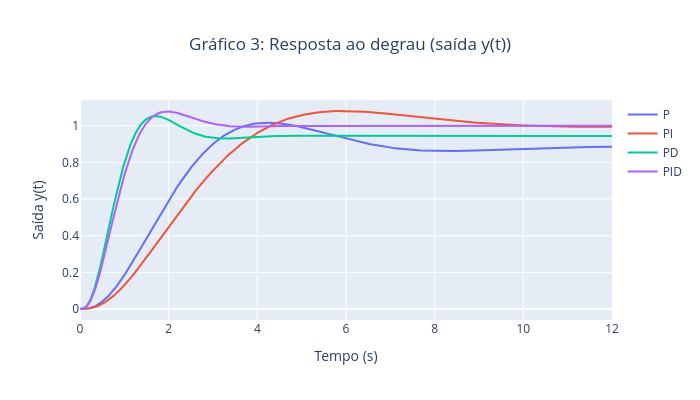

The cell this chart's notebook holds for it:
### Markdown cell above
Quando aumentamos o valor de N, o polo do filtro passa-baixa ($-\frac{N}{T_D}$) é deslocado para frequências mais altas no plano complexo. Matematicamente, a parcela $\frac{T_D s}{1 + \frac{T_D}{N}s}$ tende a se comportar cada vez mais como uma derivada pura ($T_D s$). Portanto, aumentar o valor de N faz com que a resposta do controlador PID implementável se aproxime da resposta teórica (PID Ideal), reduzindo o erro entre eles

### Code cell
# @title Parte 2b: Cancelamento de polos

s = control.TransferFunction.s

# -------------------------------
# Planta
# -------------------------------
P = 1/((1+10*s)*(1+s)*(1+0.2*s))

# -------------------------------
# Controladores (Estrutura de Cancelamento)
# -------------------------------
Cp   = 1
Cpi  = (1+10*s)/(10*s)
Cpd  = (1+s)/(1+0.2*s)
Cpid = Cpi*Cpd

# -------------------------------
# Ajuste de ganho (Margem de Fase ≈ 60°)
# -------------------------------
def ajusta_k(C, P):
    L = C*P
    mag, phase, omega = control.bode(L, plot=False)
    phase = np.degrees(phase)
    # Procuramos a fase de -120° para ter margem de 60° (-180 + 60)
    alvo = -120
    idx = np.argmin(np.abs(phase - alvo))
    return 1/mag[idx]

kp   = ajusta_k(Cp, P)
kpi  = ajusta_k(Cpi, P)
kpd  = ajusta_k(Cpd, P)
kpid = ajusta_k(Cpid, P)

# Aplicando os ganhos calculados
Cp   *= kp
Cpi  *= kpi
Cpd  *= kpd
Cpid *= kpid

# -------------------------------
# Malhas Fechadas (Saída T e Esforço U)
# -------------------------------
Lp   = Cp*P
Lpi  = control.minreal(Cpi*P)
Lpd  = control.minreal(Cpd*P)
Lpid = control.minreal(Cpid*P)

Tp   = control.feedback(Lp, 1)
Tpi  = control.feedback(Lpi, 1)
Tpd  = control.feedback(Lpd, 1)
Tpid = control.feedback(Lpid, 1)

Up   = Cp/(1+Lp)
Upi  = Cpi/(1+Lpi)
Upd  = Cpd/(1+Lpd)
Upid = Cpid/(1+Lpid)

# Vetor de Tempo para simulação
t = np.linspace(0, 12, 2000)

# -------------------------------
# GRÁFICO 1: Resposta ao degrau y(t)
# -------------------------------
fig1 = go.Figure()

for T, nome in zip([Tp, Tpi, Tpd, Tpid], ['P','PI','PD','PID']):
    t_out, y = control.step_response(T, t)
    fig1.add_trace(go.Scatter(x=t_out, y=y, mode='lines', name=nome))

fig1.update_layout(
    title=dict(text='Gráfico 3: Resposta ao degrau (saída y(t))', x=0.5),
    xaxis_title='Tempo (s)',
    yaxis_title='Saída y(t)',
    width=700,
    height=400,
)
fig1.show()

# -------------------------------
# GRÁFICO 2: Ação de controle u(t) - P e PI
# -------------------------------
fig2 = go.Figure()

for U, nome in zip([Up, Upi], ['P','PI']):
    t_out, u = control.step_response(U, t)
    fig2.add_trace(go.Scatter(x=t_out, y=u, mode='lines', name=nome))

fig2.update_layout(
    title=dict(text='Gráfico 4: Comportamento das ações de controle (P e PI)', x=0.5),
    xaxis_title='Tempo (s)',
    yaxis_title='Esforço u(t)',
    width=700,
    height=400,
)
fig2.show()

# -------------------------------
# GRÁFICO 3: Ação de controle u(t) - PD e PID
# -------------------------------
fig3 = go.Figure()

for U, nome in zip([Upd, Upid], ['PD','PID']):
    t_out, u = control.step_response(U, t)
    fig3.add_trace(go.Scatter(x=t_out, y=u, mode='lines', name=nome))

fig3.update_layout(
    title=dict(text='Gráfico 5: Comportamento das ações de controle (PD e PID)', x=0.5),
    xaxis_title='Tempo (s)',
    yaxis_title='Esforço u(t)',
    width=700,
    height=400,
)
fig3.show()

# -------------------------------
# CÁLCULO DAS MÉTRICAS PARA A TABELA
# -------------------------------
def metricas(T):
    t_out, y = control.step_response(T, t)
    yss = y[-1]
    ess = 1 - yss
    Mp = (np.max(y) - yss)/yss
    return yss, ess, Mp

def u_max(U):
    t_out, u = control.step_response(U, t)
    return np.max(u)

def tempo_acomodacao(t_out, y, percentual=0.02):
    y_final = y[-1]
    banda = percentual * abs(y_final)
    dentro_banda = np.abs(y - y_final) <= banda
    for i in range(len(y)):
        if np.all(dentro_banda[i:]):
            return t_out[i]
    return t_out[-1]

print("\n========== RESULTADOS PARA A TABELA ==========")

for nome, T, U, k in zip(['P', 'PI', 'PD', 'PID'], [Tp, Tpi, Tpd, Tpid], [Up, Upi, Upd, Upid], [kp, kpi, kpd, kpid]):
    t_out, y = control.step_response(T, t)
    yss, ess, Mp = metricas(T)
    umax = u_max(U)
    ts = tempo_acomodacao(t_out, y)

    print(f"\nControlador {nome}:")
    print(f"k_P: {k:.4f}")
    print(f"M_p: {Mp*100:.2f}%")
    print(f"e(∞): {ess:.4f}")
    print(f"u_max: {umax:.4f}")
    print(f"t_s: {ts:.4f} s")

### Figure 1 — Plotly figure (JSON) as saved in the notebook; plotly's stock layout.template omitted (floating-point values rounded to 4 significant figures; data arrays with more than 128 entries replaced by an {"elided": "..."} marker saying what was removed)
{"data": [{"mode": "lines", "name": "P", "type": "scatter", "x": {"elided": "2000 float values"}, "y": {"elided": "2000 float values"}}, {"mode": "lines", "name": "PI", "type": "scatter", "x": {"elided": "2000 float values"}, "y": {"elided": "2000 float values"}}, {"mode": "lines", "name": "PD", "type": "scatter", "x": {"elided": "2000 float values"}, "y": {"elided": "2000 float values"}}, {"mode": "lines", "name": "PID", "type": "scatter", "x": {"elided": "2000 float values"}, "y": {"elided": "2000 float values"}}], "layout": {"height": 400, "title": {"text": "Gráfico 3: Resposta ao degrau (saída y(t))", "x": 0.5}, "width": 700, "xaxis": {"title": {"text": "Tempo (s)"}}, "yaxis": {"title": {"text": "Saída y(t)"}}}}
